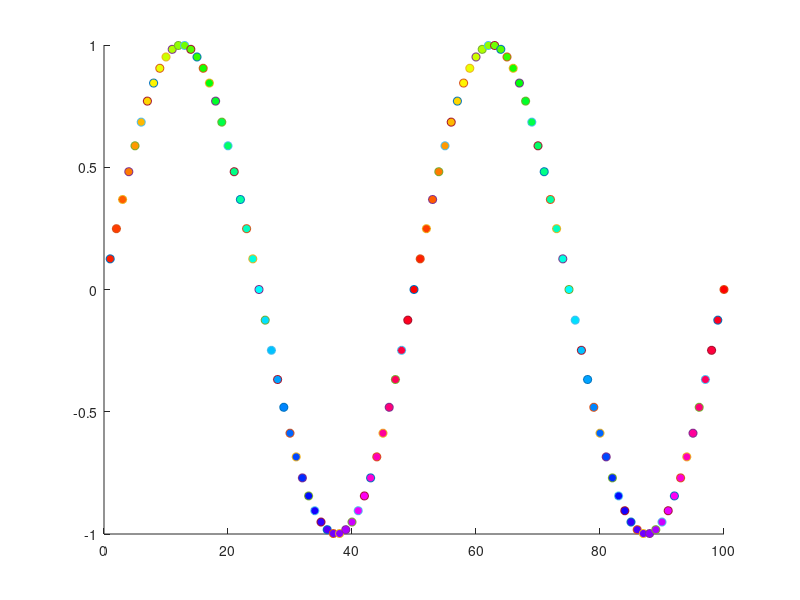

The MATLAB script that drew this image:
%% Quick Example to add sooth color changing throughout a plot
clf

%dummy variables
x=1:100;
y=sin(2*pi*2*x./100);

%%% creating the scale
% smoothness
smoothness = 50;
colour_wheel = hsv(smoothness);

for i=1:length(x)
hold on
%lookingup colour triplet
colour_trip = colour_wheel(mod(i,smoothness)+1,:);
plot(x(i), y(i),'o', 'MarkerFace', colour_trip)
end
